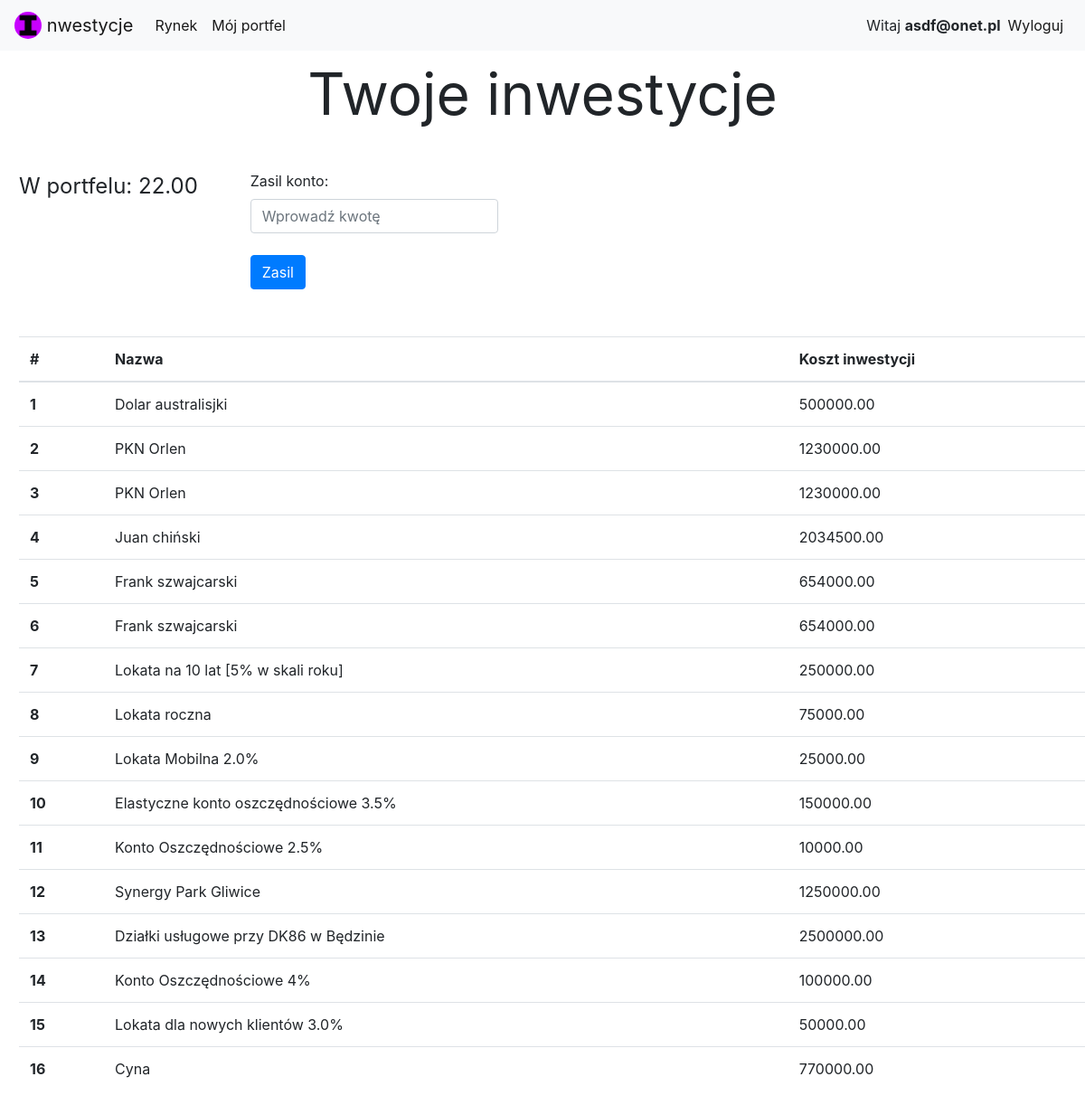
The page /mojportfel.php (signed in) on the database its author committed.
### tables this page shows
CREATE TABLE `uzytkownik` (
  `idUzytkownik` int(11) NOT NULL,
  `email` varchar(45) NOT NULL,
  `haslo` varchar(45) NOT NULL,
  `id_roli` int(11) NOT NULL,
  `wiek` int(11) NOT NULL,
  `kwota` double(20,2) DEFAULT NULL,
  `Imie` varchar(45) NOT NULL,
  `Nazwisko` varchar(45) NOT NULL
);

CREATE TABLE `inwestycje` (
  `idInwestycje` int(11) NOT NULL,
  `nazwa` varchar(45) NOT NULL,
  `id_typ` int(11) NOT NULL,
  `koszt_inwestycji` decimal(10,2) NOT NULL,
  `Wykupione` tinyint(1) DEFAULT NULL
);

### mojportfel.php (the view, shortened to what this page needs)
<?php
$conn = mysqli_connect(
    "localhost",
    "root",
    "",
    "mydb"
);
if (!isset($_SESSION['email']))
  {
  $_SESSION['msg'] = "Musisz się zalogować!";
  header('location: logowanie.php');
}
else {
  $mail=$_SESSION['email'];
  $sql = "SELECT inwestycje.nazwa, inwestycje.koszt_inwestycji FROM inwestycje, inwestycjeuzytkownik, uzytkownik
  WHERE inwestycje.idInwestycje=inwestycjeuzytkownik.idInwestycje AND
   uzytkownik.idUzytkownik=inwestycjeuzytkownik.idUzytkownik AND uzytkownik.email='$mail';";
  $result = $conn->query($sql);
  $i=1;
}
?>
<!DOCTYPE html>
<html>
<head>
  <link rel="stylesheet" href="https://stackpath.bootstrapcdn.com/bootstrap/4.4.1/css/bootstrap.min.css">
</head>
<body>
  <nav class="navbar navbar-expand-lg navbar-light bg-light">
    <a class="navbar-brand" href="index.php">
        <img src="favicon.ico" width="30" height="30" class="d-inline-block align-top rounded-circle" alt="">
        nwestycje
      </a>
  <div class="collapse navbar-collapse" id="navbarNav">
    <ul class="navbar-nav">
      <li class="nav-item active">
        <a class="nav-link" href="rynek.php">Rynek</a>
      </li>
      <li class="nav-item active">
        <a class="nav-link" href="mojportfel.php">Mój portfel</a>
      </li>
      </ul>
    <ul class="navbar-nav ml-auto">
      <li class="nav-item active mt-2">
        <?php  if (isset($_SESSION['email'])) : ?>
			Witaj <strong><?php echo $_SESSION['email']; ?></strong>
          </li>
        <li class="nav-item active">
			<a class="nav-link" href="index.php?logout='1'">Wyloguj</a>
        </li>
          <?php endif ?>
    </ul>
  </div>
</nav>
    <div class="col-lr-6 div-center" style="text-align: center; font-size: 4rem">
    Twoje inwestycje
  </div>
  <div class="row" style="padding: 3%;">
    <div class="col-lr-6" style="font-size: 1.5rem; margin: 0 5% 0 0;">
      <label>W portfelu: </label>
      <?php
        $sqlpk="SELECT kwota FROM uzytkownik WHERE email='$mail';";
        $sqlpkodp = $conn->query($sqlpk);
        if($row = $sqlpkodp->fetch_assoc()) {
        echo $row['kwota']."<br>";
      }
       ?>
    </div>
  <div class="col-lr-6">
    <form method="post" action="mojportfel.php">
      <div class="form-group">
        <label>Zasil konto:</label>
        <input type="text" class="form-control" name="kwotazasilenia" placeholder="Wprowadź kwotę"></br>
        <button type="submit" class="btn btn-primary" name="zasil">Zasil</button>
      </div>
    </form>
  </div>
</div>
<div class="row" style="padding: 0 0 0 3%;">
  <table class="table col-lr-6">
  <thead>
    <tr>
      <th scope="col">#</th>
      <th scope="col">Nazwa</th>
      <th scope="col">Koszt inwestycji</th>
    </tr>
  </thead>
  <tbody>
<?php  while($row = $result->fetch_assoc()) {
            echo "<tr><th>".$i."</th><td>".$row['nazwa']."</td><td>" . $row['koszt_inwestycji'] ."</td></tr>";
            $i++;
        }  ?>
      </tbody>
   </table>
 </div>
</body>
</html>

### rows shown on the page
uzytkownik: kwota "22.00"
inwestycje: nazwa "Dolar australisjki", koszt_inwestycji "500000.00"
inwestycje: nazwa "PKN Orlen", koszt_inwestycji "1230000.00"
inwestycje: nazwa "Juan chiński", koszt_inwestycji "2034500.00"
inwestycje: nazwa "Frank szwajcarski", koszt_inwestycji "654000.00"
inwestycje: nazwa "Lokata na 10 lat [5% w skali roku]", koszt_inwestycji "250000.00"
inwestycje: nazwa "Lokata roczna", koszt_inwestycji "75000.00"
inwestycje: nazwa "Lokata Mobilna 2.0%", koszt_inwestycji "25000.00"
inwestycje: nazwa "Elastyczne konto oszczędnościowe 3.5%", koszt_inwestycji "150000.00"
inwestycje: nazwa "Konto Oszczędnościowe 2.5%", koszt_inwestycji "10000.00"
inwestycje: nazwa "Synergy Park Gliwice", koszt_inwestycji "1250000.00"
inwestycje: nazwa "Działki usługowe przy DK86 w Będzinie", koszt_inwestycji "2500000.00"
inwestycje: nazwa "Konto Oszczędnościowe 4%", koszt_inwestycji "100000.00"
inwestycje: nazwa "Lokata dla nowych klientów 3.0%", koszt_inwestycji "50000.00"
inwestycje: nazwa "Cyna", koszt_inwestycji "770000.00"

### other values the page prints
$_SESSION['email'] "asdf@onet.pl"
